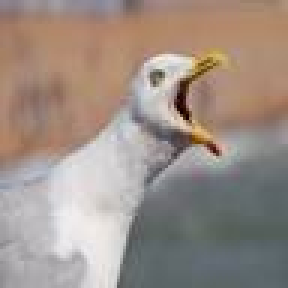
#> input picture downloads/seagull/seagull.1.jpeg, 96 x 96 px (shown 3 times larger)
$ python dataset.py
#> lines starting #> are read from the running program, lines starting #| are printed output that depends on the picture
import numpy as np
import os
from matplotlib import pyplot as plt
import cv2
import random
import pickle


file_list = []
class_list = []

DATADIR = "downloads"

# All the categories you want your neural network to detect
CATEGORIES = ["seagull", "penguin", "owl", "pigeon", "kiwi bird", "blackbird", "eagle", "mallard"]

# The size of the images that your neural network will use
IMG_SIZE = 96

# Checking or all images in the data folder
for category in CATEGORIES :
	path = os.path.join(DATADIR, category)
	for img in os.listdir(path):
		img_array = cv2.imread(os.path.join(path, img), cv2.IMREAD_GRAYSCALE)
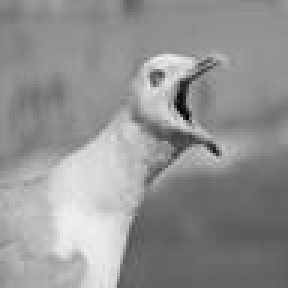
#> img_array: shape (96, 96) (shown 3 times larger); min 0, max 240, mean 146.5
#> (the run stopped early here; a loop or call above may not have finished)
